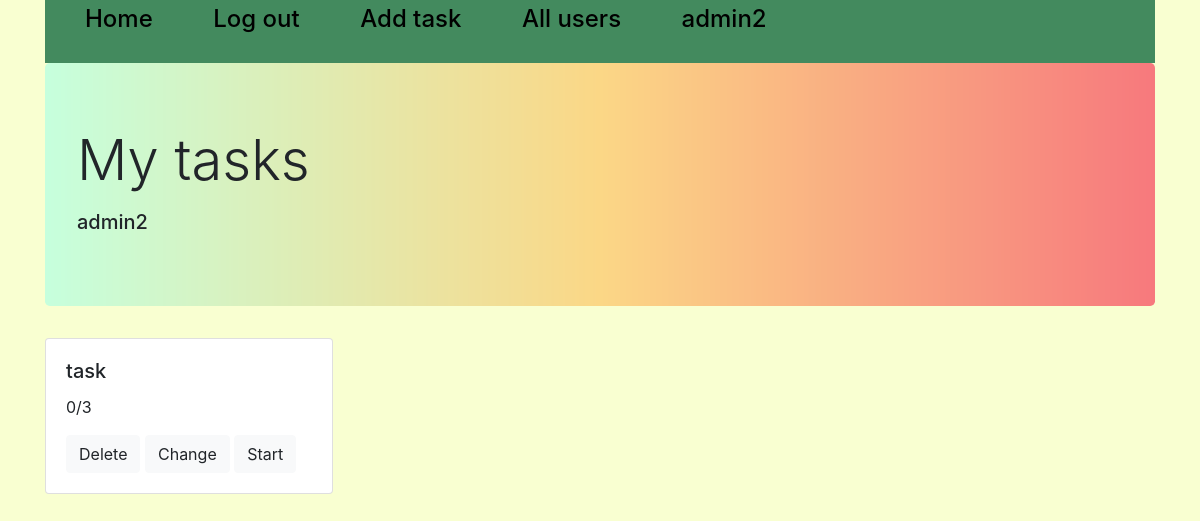
Screenshot of /all_tasks/2 (signed in) with the database file from the repository.
### tables this page shows
CREATE TABLE users 
                            (id INTEGER PRIMARY KEY AUTOINCREMENT, 
                             user_name VARCHAR(50),
                             password_hash VARCHAR(128)
                             );

CREATE TABLE tasks
                                    (id INTEGER PRIMARY KEY AUTOINCREMENT,
                                     title VARCHAR(100),
                                     content VARCHAR(10000),
                                     choices VARCHAR(1000),
                                     correct_choice VARCHAR(100),
                                     user_id INTEGER 
                             );

### mainpage.py (the view)
@app.route('/all_tasks/<int:id>', methods=['GET', 'POST'])
def all_tasks(id):
    all, username = '', ''
    if 'username' not in session:
        return redirect('/login')
    if id != 0 and session['user_id'] in [1, 2]:
        all = tasks_model.get_all(id)
        username = users_base.get(id)[1]
    else:
        id = 0
    if id == 0:
        all = tasks_model.get_all(session['user_id'])
        username = ''
    titles = [x[1] for x in all]
    n = range(len(titles))
    ides_tasks = [x[0] for x in all]
    session['task_id'] = ides_tasks
    session['titles'] = titles
    contents = [i.split('\n') for i in [x[2] for x in all]]
    session['contents'] = contents
    choices = [i.split('\n') for i in [x[3] for x in all]]
    choices1 = []
    arr = []
    for i in choices:
        for j in i:
            arr.append(j.split())
        choices1.append(arr)
        arr = []
    session['choices'] = choices1
    correct_choices = [x[4].split('\n') for x in all]
    session['correct'] = correct_choices
    sc = scores.get_all()
    scores_id = [i[-1] for i in sc]
    scores1 = []
    for i in ides_tasks:
        if i in scores_id:
            n_correct = sc[scores_id.index(i)][-2]
            n_all = sc[scores_id.index(i)][-3]
        else:
            n_correct = 0
            n_all = len(session['contents'][ides_tasks.index(i)])
        scores1.append(str(n_correct) + '/' + str(n_all))
    session['scores'] = scores1
    return render_template('tasks.html', flag=True, n=n, name=username)

### DB.py (called while the page is built)
    def get(self, user_id):
        cursor = self.connection.cursor()
        cursor.execute("SELECT * FROM users WHERE id = ?", (str(user_id),))
        row = cursor.fetchone()
        return row

    def get_all(self, user_id=None):
        cursor = self.connection.cursor()
        if user_id:
            cursor.execute("SELECT * FROM tasks WHERE user_id = ?", (str(user_id),))
        else:
            cursor.execute("SELECT * FROM tasks")
        rows = cursor.fetchall()
        return rows

    def get_all(self, task_id=None):
        cursor = self.connection.cursor()
        if task_id:
            cursor.execute("SELECT * FROM scores WHERE task_id = ?", (str(task_id),))
        else:
            cursor.execute("SELECT * FROM scores")
        rows = cursor.fetchall()
        return rows

### templates/tasks.html (shortened to what this page needs)
{% extends "base.html" %}
{% block content %}
<div class="container">
    <div class="jumbotron" style="background-image: url(/static/gradientyellow.jpg); background-size: 100%;">
        <h1 class="display-4">My tasks</h1>
        <p class="lead">
        <h5>{{name}}</h5>
    </div>
    {% if flag %}
    {% for i in n%}
    <div class="card" name={{i}} value={{i}} style="width: 18rem;">
        <div class="card-body">
            <h5 class="card-title">{{session['titles'][i]}}</h5>
            <p class="card-text">{{session['scores'][i]}}</p>
            {% if session['user_id'] == 1 or session['user_id'] == 2 %}
            <a href="/delete/{{session['task_id'][i]}}" class="btn btn-light">Delete</a>
            <a href="/add_task/{{session['titles'][i]}}" class="btn btn-light">Change</a>
            {% endif %}
            <a href="/task/{{i}}" class="btn btn-light">Start</a>
        </div>
    </div>
    {% endfor %}
    {% endif %}
</div>
{% endblock %}

### templates/base.html (shortened to what this page needs)
<!DOCTYPE html>
<html lang="en">
<head>
    <link rel="stylesheet" href="https://stackpath.bootstrapcdn.com/bootstrap/4.3.1/css/bootstrap.min.css"
>
</head>
<body>
<div class="top_line">
    <div class="container">
        <div class="col-md-12">
            <div class="row">
                <div class="top_nav" style="background-color: #438a5e;">
                    <ul>
                        {% if "username" in session %}
                        <li><a class="navbar-brand" href="/homepage"><h4>Home</h4></a></li>
                        <li><a class="navbar-brand" href="/login"><h4>Log out</h4></a></li>
                        {% if session['user_id'] == 1 or session['user_id'] == 2 %}
                        <li><a class="navbar-brand" href="/add_task/''"><h4>Add task</h4></a></li>
                        <li><a class="navbar-brand" href="/all_users"><h4>All users</h4></a></li>
                        {% endif %}
                        <li><a class="navbar-brand" href="/logout"><h4>{{session['username']}}</h4></a></li>
                        {% endif %}
                    </ul>
                </div>
            </div>
        </div>
    </div>
</div>
{% block content %}{% endblock %}
</body>
</html>

### templates/base.html (style rules this page uses)
body { background-color: #f9ffd1; }
.top_nav { width: 100%; }
.top_nav ul li { list-style-type: none; display: inline-block; vertical-align: center; padding-right: 40px; }
.top_nav a { color: black; }

### rows the page displays
users: username "admin2", user_name "admin2"
tasks: title "task"

### other values shown
{{ session['scores'][i] }} "0/3"
